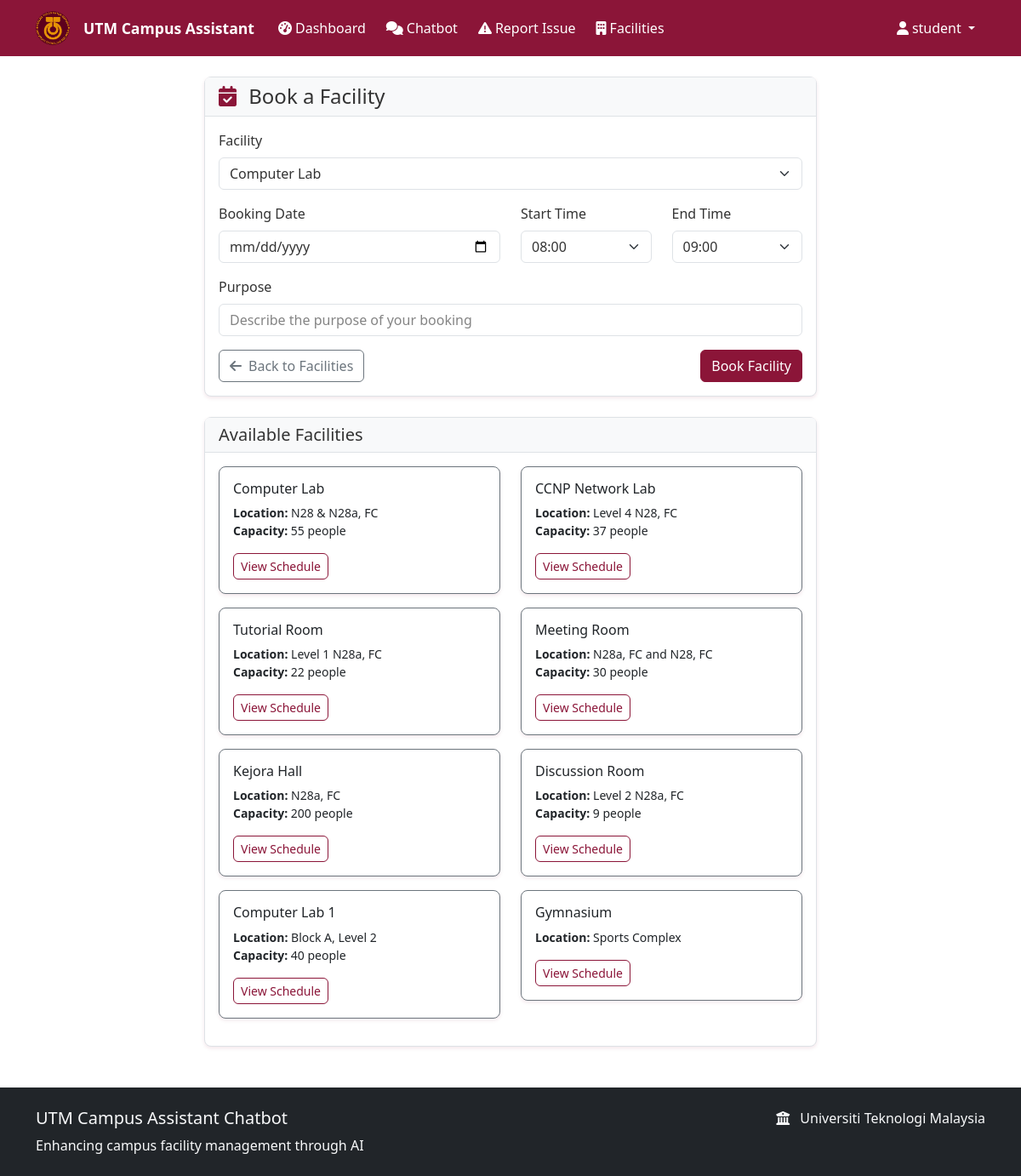
The page /book_facility (signed in) on the database as committed earlier.
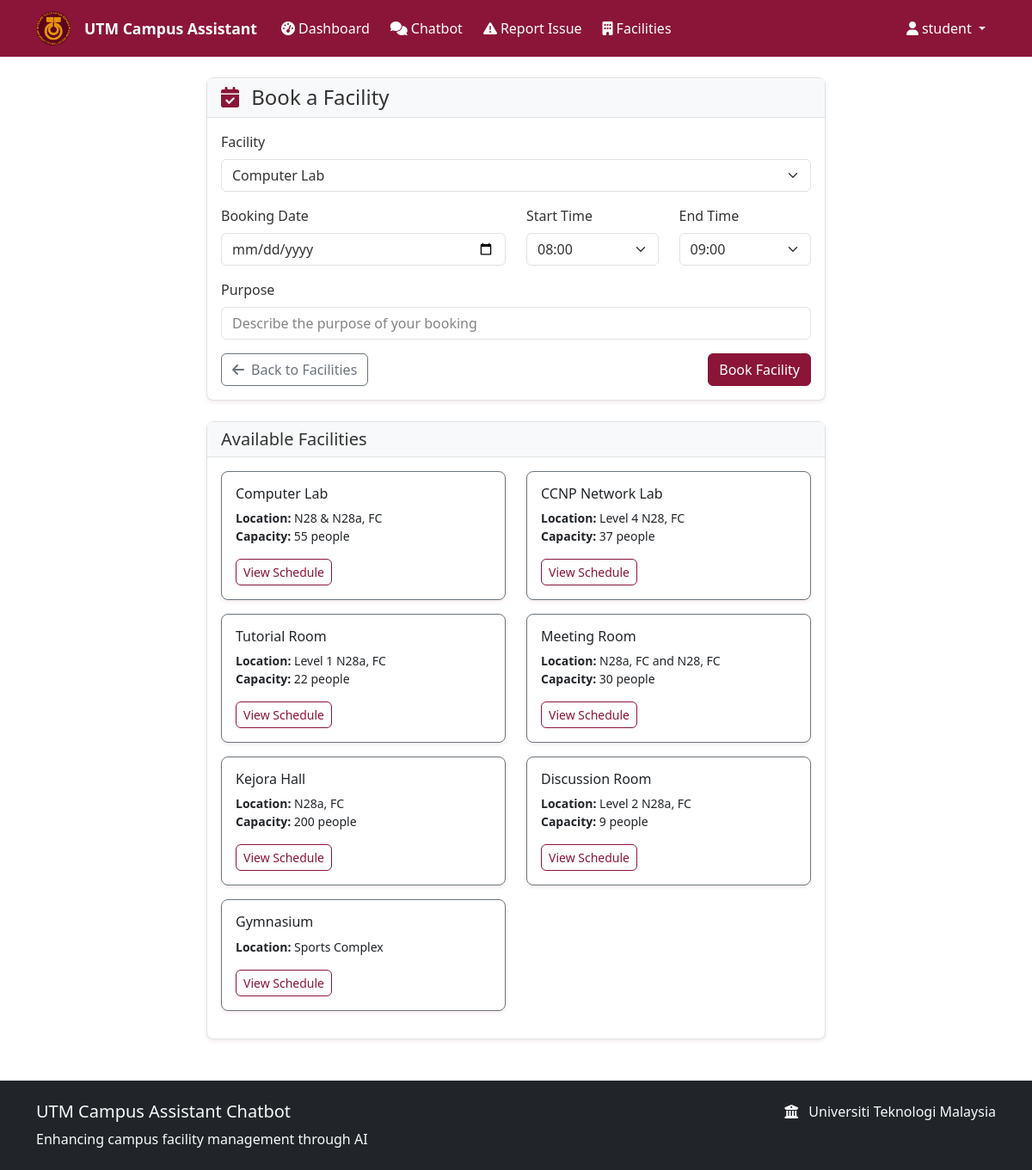
The same page on the database as committed later.
### models.py (models this page shows)
class Facility(db.Model):
    __tablename__ = 'facilities'
    id = db.Column(db.Integer, primary_key=True)
    name = db.Column(db.String(100), nullable=False)
    category = db.Column(db.String(50), nullable=False)
    location = db.Column(db.String(200), nullable=False)
    description = db.Column(db.Text)
    is_bookable = db.Column(db.Boolean, default=False)
    is_active = db.Column(db.Boolean, default=True)
    capacity = db.Column(db.Integer)
    operating_hours = db.Column(db.String(100))
    contact_info = db.Column(db.String(200))
    created_at = db.Column(db.DateTime, default=datetime.utcnow)
    updated_at = db.Column(db.DateTime, default=datetime.utcnow, onupdate=datetime.utcnow)

### routes.py (the view, shortened to what this page needs)
@app.route('/book_facility', methods=['GET', 'POST'])
@login_required
def book_facility():
    form = BookingForm()
    facilities = Facility.query.filter_by(is_bookable=True).all()
    form.facility_id.choices = [(f.id, f.name) for f in facilities]
    facility_name = request.args.get('facility')
    if facility_name:
        selected_facility = Facility.query.filter_by(name=facility_name, is_bookable=True).first()
        if selected_facility:
            form.facility_id.data = selected_facility.id
    facility_name = request.args.get('facility')
    if facility_name and request.method == 'GET':
        for facility in facilities:
            if facility.name == facility_name:
                form.facility_id.data = facility.id
                break
    return render_template('book_facility.html', form=form, facilities=facilities)

### forms.py (shortened to what this page needs)
class BookingForm(FlaskForm):
    facility_id = SelectField('Facility', coerce=int, validators=[DataRequired()])
    booking_date = DateField('Booking Date', validators=[DataRequired()])
    start_hour = SelectField('Start Time', coerce=int, validators=[DataRequired()],
                           choices=[(i, f"{i:02d}:00") for i in range(8, 22)])  # 8 AM to 9 PM
    end_hour = SelectField('End Time', coerce=int, validators=[DataRequired()],
                         choices=[(i, f"{i:02d}:00") for i in range(9, 23)])   # 9 AM to 10 PM
    purpose = StringField('Purpose', validators=[DataRequired(), Length(min=5, max=200)])
    submit = SubmitField('Book Facility')

### flask_app.py (called while the page is built)
@login_manager.user_loader
def load_user(user_id):
    from models import User
    return User.query.get(int(user_id))

### templates/book_facility.html (shortened to what this page needs)
{% extends "base.html" %}
{% block content %}
<div class="container mt-4">
    <div class="row justify-content-center">
        <div class="col-md-8">
            <div class="card">
                <div class="card-header">
                    <h4 class="mb-0">
                        <i class="fas fa-calendar-check text-primary me-2"></i>
                        Book a Facility
                    </h4>
                </div>
                <div class="card-body">
                    <form method="POST">
                        <div class="mb-3">
                            {{ form.facility_id.label(class="form-label") }}
                            {{ form.facility_id(class="form-select") }}
                        </div>
                        <div class="row">
                            <div class="col-md-6">
                                <div class="mb-3">
                                    {{ form.booking_date.label(class="form-label") }}
                                    {{ form.booking_date(class="form-control", min=today) }}
                                </div>
                            </div>
                            <div class="col-md-3">
                                <div class="mb-3">
                                    {{ form.start_hour.label(class="form-label") }}
                                    {{ form.start_hour(class="form-select") }}
                                </div>
                            </div>
                            <div class="col-md-3">
                                <div class="mb-3">
                                    {{ form.end_hour.label(class="form-label") }}
                                    {{ form.end_hour(class="form-select") }}
                                </div>
                            </div>
                        </div>
                        <div class="mb-3">
                            {{ form.purpose.label(class="form-label") }}
                            {{ form.purpose(class="form-control", placeholder="Describe the purpose of your booking") }}
                        </div>
                        <div class="d-flex justify-content-between">
                            <a href="{{ url_for('facility_info') }}" class="btn btn-outline-secondary">
                                <i class="fas fa-arrow-left me-2"></i>Back to Facilities
                            </a>
                            {{ form.submit(class="btn btn-primary") }}
                        </div>
                    </form>
                </div>
            </div>
            <div class="card mt-4">
                <div class="card-header">
                    <h5 class="mb-0">Available Facilities</h5>
                </div>
                <div class="card-body">
                    <div class="row">
                        {% for facility in facilities %}
                        <div class="col-md-6 mb-3">
                            <div class="card border-secondary">
                                <div class="card-body">
                                    <h6 class="card-title">{{ facility.name }}</h6>
                                    <p class="card-text small">
                                        <strong>Location:</strong> {{ facility.location }}<br>
                                        {% if facility.capacity %}
                                        <strong>Capacity:</strong> {{ facility.capacity }} people<br>
                                        {% endif %}
                                    </p>
                                    <a href="{{ url_for('facility_schedule', facility_id=facility.id) }}"
                                       class="btn btn-sm btn-outline-primary">
                                        View Schedule
                                    </a>
                                </div>
                            </div>
                        </div>
                        {% endfor %}
                    </div>
                </div>
            </div>
        </div>
    </div>
</div>
{% endblock %}

Rows that differ between the two databases and show on the page:
removed Facility: name "Computer Lab 1", location "Block A, Level 2", capacity "40"
